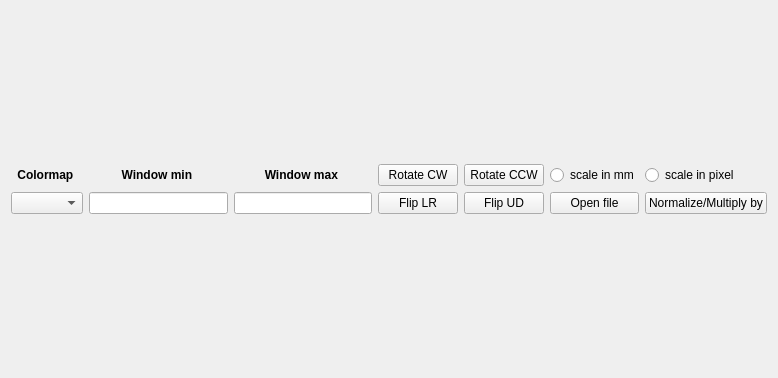
<?xml version="1.0" encoding="UTF-8"?>
<ui version="4.0">
    <class>imageForm</class>
    <widget class="QWidget" name="imageForm">
        <property name="geometry">
            <rect>
                <x>0</x>
                <y>0</y>
                <width>778</width>
                <height>378</height>
            </rect>
        </property>
        <property name="windowTitle">
            <string>Form</string>
        </property>
        <layout class="QVBoxLayout" name="verticalLayout">
            <item>
                <layout class="QVBoxLayout" name="verticalLayout_2">
                    <item>
                        <layout class="QGridLayout" name="gridLayout">
                            <item row="3" column="5">
                                <widget class="QPushButton" name="button_flipud">
                                    <property name="toolTip">
                                        <string>&lt;html&gt;&lt;head/&gt;&lt;body&gt;&lt;p&gt;Vertical mirror.&lt;/p&gt;&lt;/body&gt;&lt;/html&gt;</string>
                                    </property>
                                    <property name="text">
                                        <string>Flip UD</string>
                                    </property>
                                    <property name="icon">
                                        <iconset resource="icons.qrc">
                                            <normaloff>:/icons/FUD.png</normaloff>:/icons/FUD.png
                                        </iconset>
                                    </property>
                                </widget>
                            </item>
                            <item row="3" column="4">
                                <widget class="QPushButton" name="button_fliplr">
                                    <property name="toolTip">
                                        <string>&lt;html&gt;&lt;head/&gt;&lt;body&gt;&lt;p&gt;Horizontal mirror.&lt;/p&gt;&lt;/body&gt;&lt;/html&gt;</string>
                                    </property>
                                    <property name="text">
                                        <string>Flip LR</string>
                                    </property>
                                    <property name="icon">
                                        <iconset resource="icons.qrc">
                                            <normaloff>:/icons/FLR.png</normaloff>:/icons/FLR.png
                                        </iconset>
                                    </property>
                                </widget>
                            </item>
                            <item row="3" column="3">
                                <widget class="QLineEdit" name="maxLineEdit">
                                    <property name="inputMask">
                                        <string/>
                                    </property>
                                </widget>
                            </item>
                            <item row="3" column="1">
                                <widget class="QComboBox" name="colorComboBox">
                                    <property name="toolTip">
                                        <string>&lt;html&gt;&lt;head/&gt;&lt;body&gt;&lt;p&gt;&lt;span style=&quot;
                                            font-weight:600;&quot;&gt;Select image colormap&lt;/span&gt;&lt;/p&gt;&lt;/body&gt;&lt;/html&gt;
                                        </string>
                                    </property>
                                </widget>
                            </item>
                            <item row="3" column="6">
                                <widget class="QPushButton" name="open_button">
                                    <property name="toolTip">
                                        <string>&lt;html&gt;&lt;head/&gt;&lt;body&gt;&lt;p&gt;Set image coordinates
                                            isocenter&lt;/p&gt;&lt;/body&gt;&lt;/html&gt;
                                        </string>
                                    </property>
                                    <property name="text">
                                        <string>Open file</string>
                                    </property>
                                    <property name="icon">
                                        <iconset resource="icons.qrc">
                                            <normaloff>:/icons/Dosimetry.png</normaloff>:/icons/Dosimetry.png
                                        </iconset>
                                    </property>
                                    <property name="iconSize">
                                        <size>
                                            <width>16</width>
                                            <height>16</height>
                                        </size>
                                    </property>
                                </widget>
                            </item>
                            <item row="3" column="2">
                                <widget class="QLineEdit" name="minLineEdit">
                                    <property name="inputMask">
                                        <string/>
                                    </property>
                                </widget>
                            </item>
                            <item row="3" column="7">
                                <widget class="QPushButton" name="multiply_button">
                                    <property name="text">
                                        <string>Normalize/Multiply by</string>
                                    </property>
                                </widget>
                            </item>
                            <item row="1" column="1">
                                <widget class="QLabel" name="label">
                                    <property name="text">
                                        <string>&lt;html&gt;&lt;head/&gt;&lt;body&gt;&lt;p align=&quot;center&quot;&gt;&lt;span
                                            style=&quot; font-weight:600;&quot;&gt;Colormap&lt;/span&gt;&lt;/p&gt;&lt;/body&gt;&lt;/html&gt;
                                        </string>
                                    </property>
                                </widget>
                            </item>
                            <item row="1" column="2">
                                <widget class="QLabel" name="label_2">
                                    <property name="text">
                                        <string>&lt;html&gt;&lt;head/&gt;&lt;body&gt;&lt;p align=&quot;center&quot;&gt;&lt;span
                                            style=&quot; font-weight:600;&quot;&gt;Window min&lt;/span&gt;&lt;/p&gt;&lt;/body&gt;&lt;/html&gt;
                                        </string>
                                    </property>
                                </widget>
                            </item>
                            <item row="1" column="3">
                                <widget class="QLabel" name="label_3">
                                    <property name="text">
                                        <string>&lt;html&gt;&lt;head/&gt;&lt;body&gt;&lt;p align=&quot;center&quot;&gt;&lt;span
                                            style=&quot; font-weight:600;&quot;&gt;Window max&lt;/span&gt;&lt;/p&gt;&lt;/body&gt;&lt;/html&gt;
                                        </string>
                                    </property>
                                </widget>
                            </item>
                            <item row="1" column="4">
                                <widget class="QPushButton" name="rotate_90cw">
                                    <property name="toolTip">
                                        <string>&lt;html&gt;&lt;head/&gt;&lt;body&gt;&lt;p&gt;rotate image clockwise&lt;/p&gt;&lt;/body&gt;&lt;/html&gt;</string>
                                    </property>
                                    <property name="text">
                                        <string>Rotate CW</string>
                                    </property>
                                    <property name="icon">
                                        <iconset resource="icons.qrc">
                                            <normaloff>:/icons/rotate_cw.png</normaloff>:/icons/rotate_cw.png
                                        </iconset>
                                    </property>
                                </widget>
                            </item>
                            <item row="1" column="5">
                                <widget class="QPushButton" name="rotate_90ccw">
                                    <property name="toolTip">
                                        <string>&lt;html&gt;&lt;head/&gt;&lt;body&gt;&lt;p&gt;rotate image
                                            counterclockwise&lt;/p&gt;&lt;/body&gt;&lt;/html&gt;
                                        </string>
                                    </property>
                                    <property name="text">
                                        <string>Rotate CCW</string>
                                    </property>
                                    <property name="icon">
                                        <iconset resource="icons.qrc">
                                            <normaloff>:/icons/rotate_ccw.png</normaloff>:/icons/rotate_ccw.png
                                        </iconset>
                                    </property>
                                </widget>
                            </item>
                            <item row="1" column="6">
                                <widget class="QRadioButton" name="radio_mm">
                                    <property name="text">
                                        <string>scale in mm</string>
                                    </property>
                                </widget>
                            </item>
                            <item row="1" column="7">
                                <widget class="QRadioButton" name="radio_pixel">
                                    <property name="text">
                                        <string>scale in pixel</string>
                                    </property>
                                </widget>
                            </item>
                        </layout>
                    </item>
                </layout>
            </item>
        </layout>
    </widget>
    <resources>
        <include location="icons.qrc"/>
    </resources>
    <connections/>
</ui>
